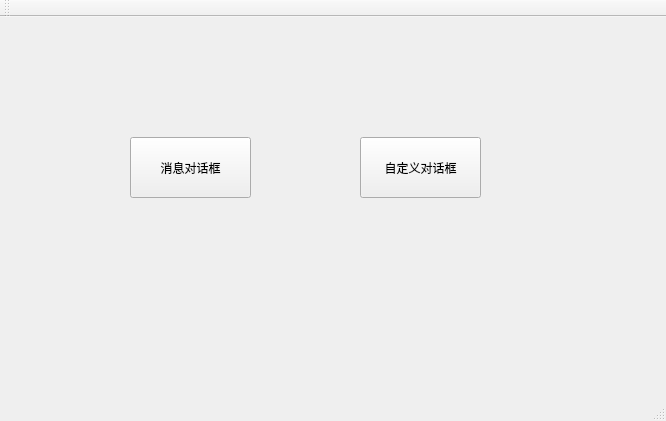
<?xml version="1.0" encoding="UTF-8"?>
<ui version="4.0">
 <class>MainWindow</class>
 <widget class="QMainWindow" name="MainWindow">
  <property name="geometry">
   <rect>
    <x>0</x>
    <y>0</y>
    <width>666</width>
    <height>421</height>
   </rect>
  </property>
  <property name="windowTitle">
   <string>MainWindow</string>
  </property>
  <widget class="QWidget" name="centralWidget">
   <widget class="QPushButton" name="msgBtn">
    <property name="geometry">
     <rect>
      <x>130</x>
      <y>120</y>
      <width>121</width>
      <height>61</height>
     </rect>
    </property>
    <property name="text">
     <string>消息对话框</string>
    </property>
   </widget>
   <widget class="QPushButton" name="customBtn">
    <property name="geometry">
     <rect>
      <x>360</x>
      <y>120</y>
      <width>121</width>
      <height>61</height>
     </rect>
    </property>
    <property name="text">
     <string>自定义对话框</string>
    </property>
   </widget>
  </widget>
  <widget class="QMenuBar" name="menuBar">
   <property name="geometry">
    <rect>
     <x>0</x>
     <y>0</y>
     <width>666</width>
     <height>26</height>
    </rect>
   </property>
  </widget>
  <widget class="QToolBar" name="mainToolBar">
   <attribute name="toolBarArea">
    <enum>TopToolBarArea</enum>
   </attribute>
   <attribute name="toolBarBreak">
    <bool>false</bool>
   </attribute>
  </widget>
  <widget class="QStatusBar" name="statusBar"/>
 </widget>
 <layoutdefault spacing="6" margin="11"/>
 <resources/>
 <connections/>
</ui>
